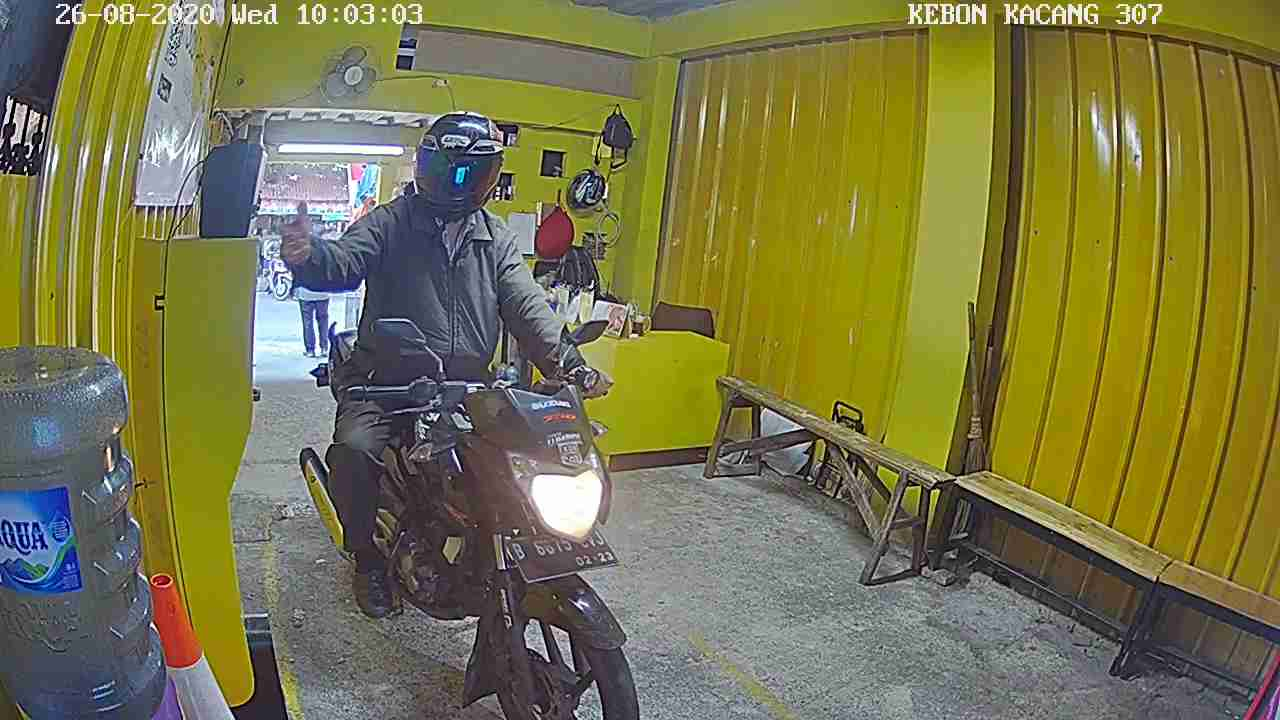
#> input picture data/motor.jpg, 1280 x 720 px
$ python -i function.py   (imports and definitions only)
#> lines starting #> are read from the running program, lines starting #| are printed output that depends on the picture; after the words box and inside, x2 and y2 are one past the last pixel; in counts of white or black regions, pixels touching at a corner belong together
#> further down, picture is the input picture: shape (720, 1280, 3); mean B, G, R 73.1, 118.1, 121.1
import cv2
import numpy as np
import pytesseract
import os

# function for cropping each detection and saving as new image
def crop_objects(image, xmin, ymin, xmax, ymax):
    # crop detection from image (take an additional 5 pixels around all edges)
    cropped_img = image[int(ymin)-5:int(ymax)+5, int(xmin)-5:int(xmax)+5]
    # cropped_img = img[y-3:y+h+3, x+3:x+w-3]
    # cropped_img = cv2.resize(cropped_img,None,fx=3,fy=3)
    cv2.imshow("image",cropped_img)
    cv2.waitKey(500)
    return cropped_img

def write_image(image, path, class_name, cropped=False):

    if not os.path.exists(path):
        os.makedirs(path)

    label = str(class_name).replace(' ', '_')
    img_name = 'detected_' + label + '.png'

    if cropped:
        img_name = 'cropped_' + label + '.png'

    img_path = os.path.join(path, img_name)
    cv2.imwrite(img_path, image)

def recognize(image):
    # point to license plate image (works well with custom crop function)
    img = image
    img = np.array(img, dtype=np.uint8)

    resize = cv2.resize(img, None, fx = 3, fy = 3)
    gray = cv2.cvtColor(resize, cv2.COLOR_BGR2GRAY)
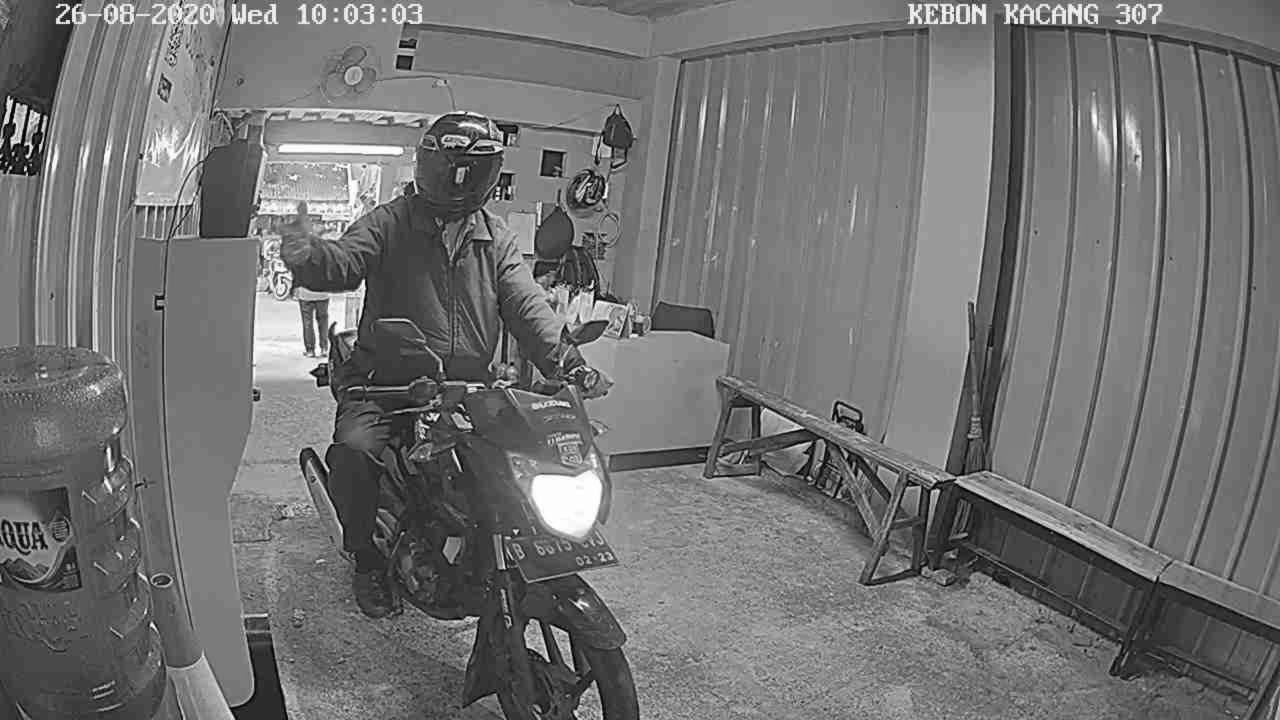
#> gray: shape (2160, 3840) (shown at 1/3 size); min 0, max 255, mean 113.8
    blur = cv2.bilateralFilter(gray, 11, 17, 17)

    # perform otsu thresh (using binary inverse since opencv contours work better with white text)
    ret, thresh = cv2.threshold(blur, 0, 255, cv2.THRESH_BINARY_INV + cv2.THRESH_OTSU)
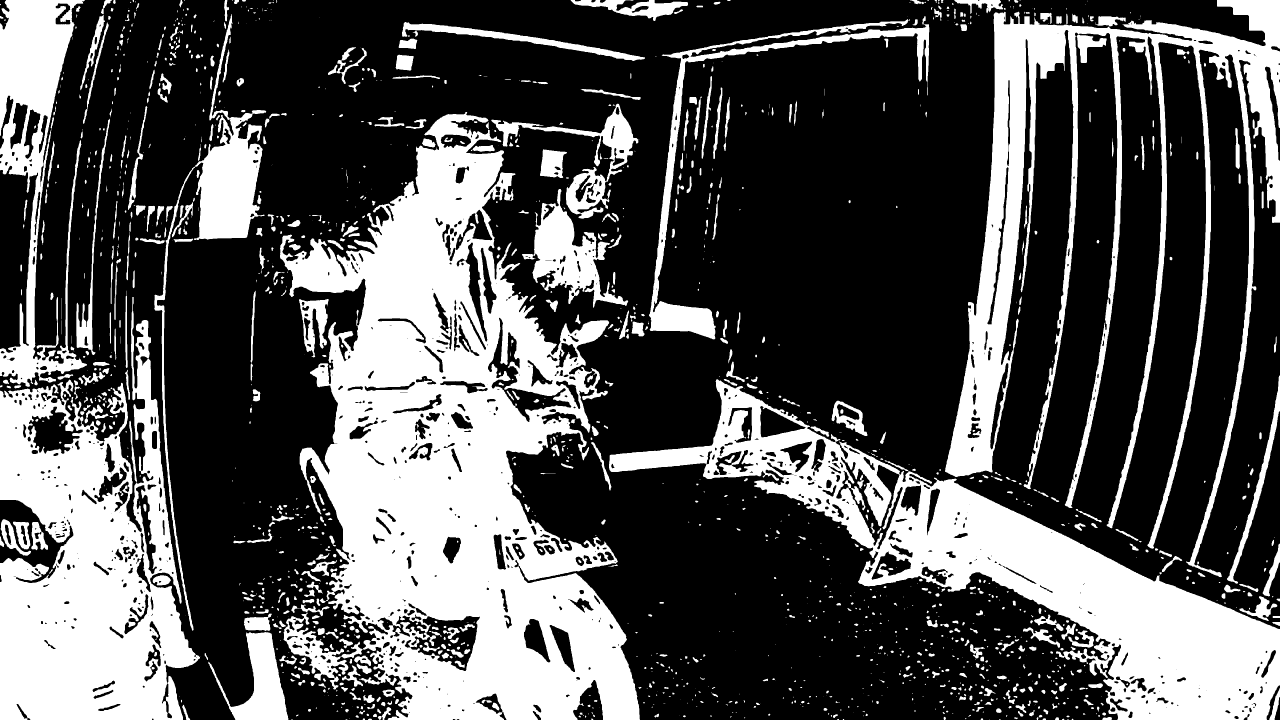
#> thresh: shape (2160, 3840) (shown at 1/3 size); 33% white; 1650 white regions (560 under 20 px), largest, box (x1, y1, x2, y2) and area: (840, 336, 1920, 2160) 954064, (1827, 1138, 3840, 2160) 462896, (0, 891, 600, 2160) 411611
#> ret = 103
    rect_kern = cv2.getStructuringElement(cv2.MORPH_RECT, (3, 3))

    # apply dilation
    dilation = cv2.dilate(thresh, rect_kern, iterations = 1)
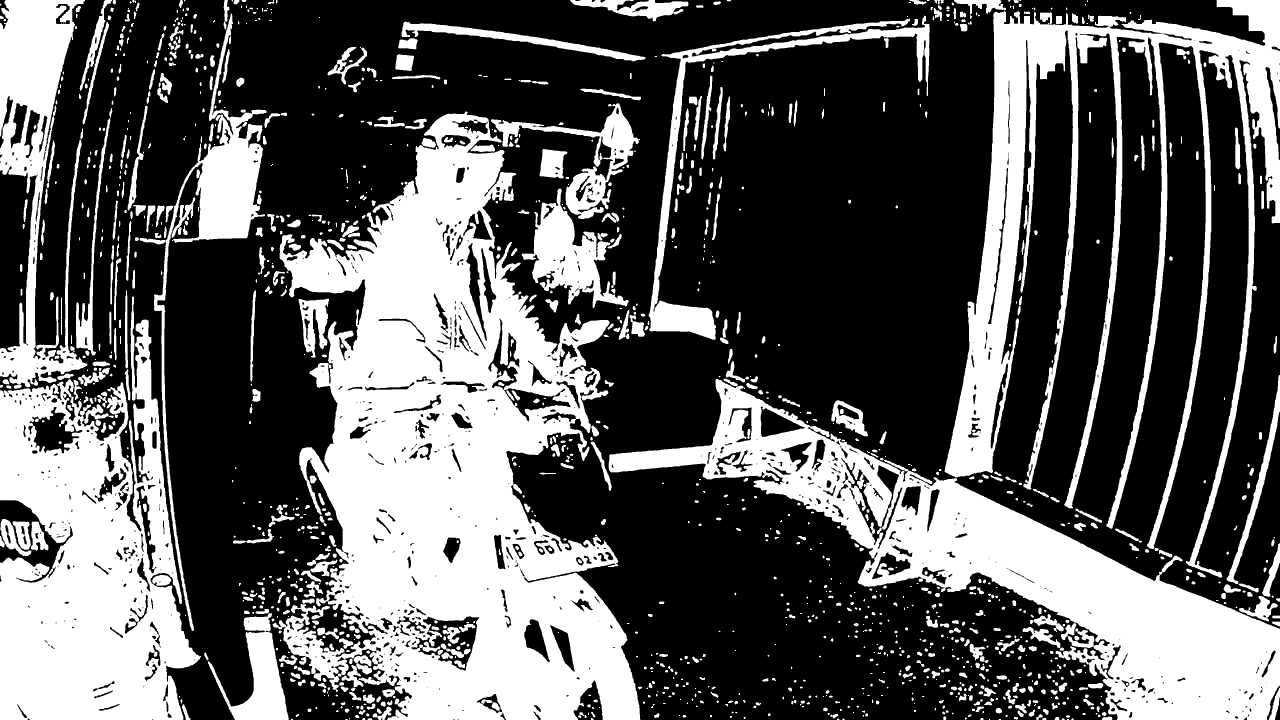
#> dilation: shape (2160, 3840) (shown at 1/3 size); 36.2% white; 1475 white regions (186 under 20 px)

    # find contours
    contours, hierarchy = cv2.findContours(dilation, cv2.RETR_LIST, cv2.CHAIN_APPROX_SIMPLE)
#> contours = 2364 contours, 637 with area under 20; largest, box (x1, y1, x2, y2) and area: (818, 335, 1921, 2160) 1107182, (1826, 1137, 3840, 2160) 536870, (0, 890, 603, 2160) 464027, (2834, 0, 3840, 1733) 382304, (0, 0, 262, 1162) 129068
    sorted_contours = sorted(contours, key=lambda ctr: cv2.boundingRect(ctr)[0])
#> sorted_contours has the same summary as contours

    # create copy of image
    im2 = gray.copy()

    plate_num = ""
    height, width = im2.shape
#> height = 2160; width = 3840

    for contour in sorted_contours:
        try:
            x,y,w,h = cv2.boundingRect(contour)

            if height / float(h) > 6: continue
            if h / float(w) < 1.5: continue
            if width / float(w) > 25: continue
            area = h * w
            # if area < 100: continue

            rect = cv2.rectangle(im2, (x,y), (x+w, y+h), (255,255,255),2)
            roi = thresh[y-5:y+h+5, x-5:x+w+5]
            # roi = cv2.bitwise_not(roi)
            # roi = cv2.medianBlur(roi, 5)

            text = pytesseract.image_to_string(roi, config='-c tessedit_char_whitelist=0123456789ABCDEFGHIJKLMNOPQRSTUVWXYZ --psm 10 --oem 3')
            text = text.replace("\n","")
            text = text.replace("\x0c","")

            plate_num += text
            cv2.putText(im2, text, (x,y), cv2.FONT_HERSHEY_SIMPLEX, 1, (255,255,255), 5)
        except Exception as e:
            print(e)
            continue
#> this loop made 3 passes
#> (y, w, h) on passes 1 to 2: (1608, 14, 34), (1155, 9, 8)
#> (y, w, h, area) on pass 3: (890, 603, 1270, 765810)
#> after the loop, plate_num = ''

    return plate_num
    # [4 lines of commented-out code are left out]

>>> import cv2
>>> picture = cv2.imread('data/motor.jpg')
#> (the run stopped early here; a loop or call above may not have finished)
